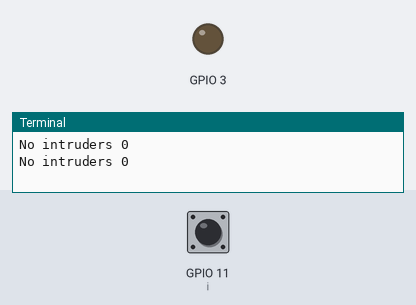
This program was run on a simulated Raspberry Pi (BCM pin numbers). Parts: output pins drawn as LEDs (lit = HIGH), the last lines printed to the terminal. The test bench sets the inputs (shaded band); at power-on: GPIO 11 (i) LOW.

Above: at 1.2 s.
1.3 s: GPIO 11 (i) pulled HIGH for 1.2 s
At 2.3 s:
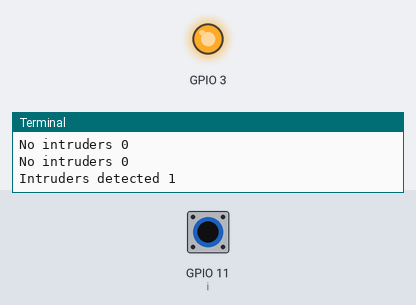
4.5 s: GPIO 11 (i) pulled HIGH for 3.2 s
At 9.3 s:
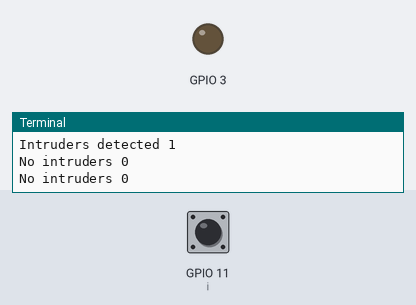
Timing chart, 0 to 10.8 s (numbered marks = the images above; inputs shaded):
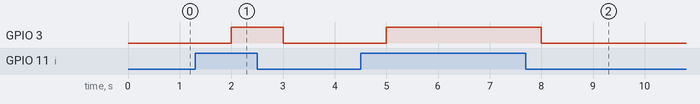

Measured:
- after the input at 1.3 s, GPIO 3: LOW → HIGH after 0.70 s, → LOW 1.0 s later
- after the input at 4.5 s, GPIO 3: LOW → HIGH after 0.50 s, → LOW 3.0 s later

The program:

pir.py
```python
import RPi.GPIO as GPIO
import time
GPIO.setwarnings(False)
GPIO.setmode(GPIO.BCM)
GPIO.setup(11, GPIO.IN, pull_up_down = GPIO.PUD_DOWN)
GPIO.setup(3,GPIO.OUT)

try:
    while True:
        i = GPIO.input(11)
        if i ==0:
            print("No intruders", i)
            GPIO.output(3, 0)
            time.sleep(1)

        else:
            print("Intruders detected", i)
            GPIO.output(3,1)
            time.sleep(1)

except KeyboardInterrupt:
    GPIO.cleanup()
```
